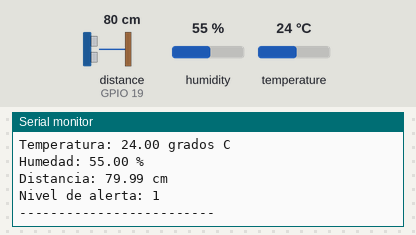
Bench run of a sketch on a simulated ESP32. Shown: the last lines printed to the serial monitor. Wiring (inferred from the names in the program): ultrasonic range finder: trigger GPIO 18; echo GPIO 19. The test bench sets the inputs (shaded band); at power-on: temperature 24 °C, distance to the obstacle (sensor on GPIO 19) 80 cm, humidity 55 %. The echo pulse lasts 58.3 µs per cm; WiFi joins after 1.5 s; servers stay silent unless stated; no MQTT or app messages arrive unless stated.

Above: at 2.7 s.
2.8 s: temperature set to 28 °C
At 7.2 s:
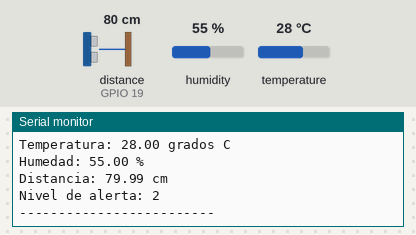
13.1 s: temperature set to 33 °C
At 17.5 s:
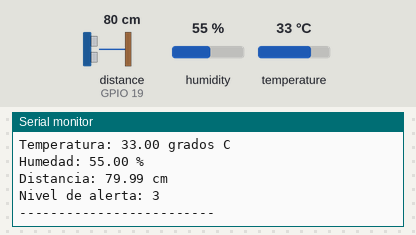
23.2 s: temperature set to 41 °C
At 27.9 s:
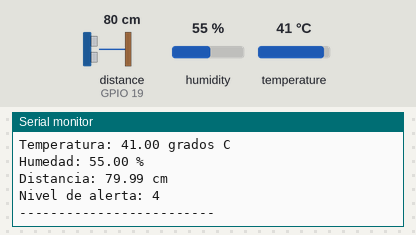
33.3 s: distance to the obstacle (sensor on GPIO 19) set to 2 cm
At 38.1 s:
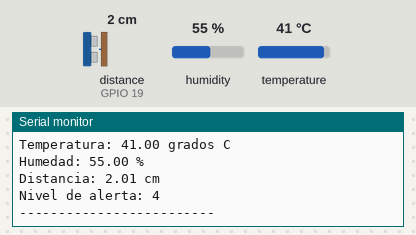
39.3 s: distance to the obstacle (sensor on GPIO 19) set to 4 cm
At 43.1 s:
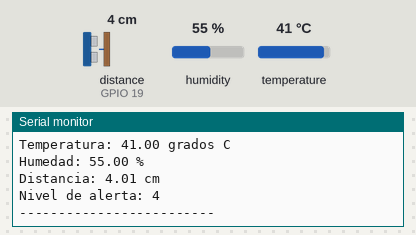
45.3 s: humidity set to 22 %
Timing chart, 0 to 48.3 s (numbered marks = the images above; inputs shaded):
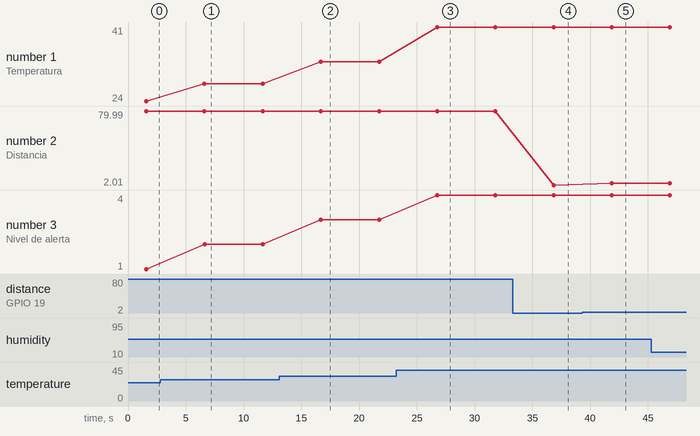

Measured:
- after the input at 2.8 s, the serial monitor: prints a new line after 3.8 s (image 1)
- after the input at 13.1 s, the serial monitor: prints a new line after 3.6 s (image 2)
- after the input at 23.2 s, the serial monitor: prints a new line after 3.6 s (image 3)
- after the input at 33.3 s, the serial monitor: prints a new line after 3.5 s (image 4)
- after the input at 39.3 s, the serial monitor: prints a new line after 2.6 s (image 5)
- plotted number 1: 24 → 28 after the input at 2.8 s, 28 → 33 after the input at 13.1 s, 33 → 41 after the input at 23.2 s
- plotted number 2: 79.99 → 2.01 after the input at 33.3 s, 2.01 → 4.01 after the input at 39.3 s
- plotted number 3: 1 → 2 after the input at 2.8 s, 2 → 3 after the input at 13.1 s, 3 → 4 after the input at 23.2 s

The sketch:

SensorTemperaturaYdistancia.ino
```cpp
/*
  PROYECTO: Sistema de monitoreo con ESP32 y Adafruit IO

  Funciones:
  1. Medir temperatura.
  2. Medir humedad.
  3. Medir distancia.
  4. Generar 4 niveles de alerta segun la temperatura.
  5. Enviar los datos a Adafruit IO.
*/

// ==================================================
// 1. INCLUIR LAS LIBRERIAS
// ==================================================

// Permite conectar el ESP32 a una red WiFi.
#include <WiFi.h>

// Permite enviar datos a Adafruit IO mediante MQTT.
#include <Adafruit_MQTT.h>
#include <Adafruit_MQTT_Client.h>

// Permite utilizar el sensor de temperatura y humedad.
#include <DHT.h>


// ==================================================
// 2. CONFIGURAR WIFI Y ADAFRUIT IO
// ==================================================

// Nombre y contrasena de tu red WiFi.
#define WIFI_SSID "TU_WIFI"
#define WIFI_PASSWORD "TU_PASSWORD"

// Usuario y clave de tu cuenta Adafruit IO.
#define AIO_USERNAME "TU_USUARIO"
#define AIO_KEY "TU_CLAVE"


// ==================================================
// 3. CONFIGURAR LA CONEXION MQTT
// ==================================================

// Crear el cliente que utiliza la conexion WiFi.
WiFiClient cliente;

// Conectarse al servidor de Adafruit IO.
Adafruit_MQTT_Client mqtt(
  &cliente,
  "io.adafruit.com",
  1883,
  AIO_USERNAME,
  AIO_KEY
);


// ==================================================
// 4. CREAR LOS FEEDS DE ADAFRUIT IO
// ==================================================

// Feed para guardar la temperatura.
Adafruit_MQTT_Publish tempFeed =
  Adafruit_MQTT_Publish(
    &mqtt, AIO_USERNAME "/feeds/temperatura"
  );

// Feed para guardar la humedad.
Adafruit_MQTT_Publish humFeed =
  Adafruit_MQTT_Publish(
    &mqtt, AIO_USERNAME "/feeds/humedad"
  );

// Feed para guardar la distancia.
Adafruit_MQTT_Publish distFeed =
  Adafruit_MQTT_Publish(
    &mqtt, AIO_USERNAME "/feeds/distancia"
  );

// Feed para guardar el nivel de alerta.
Adafruit_MQTT_Publish alertaFeed =
  Adafruit_MQTT_Publish(
    &mqtt, AIO_USERNAME "/feeds/nivel-alerta"
  );


// ==================================================
// 5. CONFIGURAR LOS SENSORES
// ==================================================

// El DHT11 mide temperatura y humedad.
// Su pin de datos esta conectado al GPIO 14.
#define DHTPIN 14
#define DHTTYPE DHT11

// Crear el objeto del sensor DHT11.
DHT dht(DHTPIN, DHTTYPE);

// Pines del sensor ultrasonico HC-SR04.
#define TRIG 18
#define ECHO 19


// ==================================================
// 6. CONFIGURACION INICIAL
// ==================================================

void setup() {

  // Iniciar la comunicacion con el monitor serie.
  Serial.begin(115200);

  // TRIG envia el pulso del sensor ultrasonico.
  pinMode(TRIG, OUTPUT);

  // ECHO recibe el pulso reflejado.
  pinMode(ECHO, INPUT);

  // Iniciar el sensor de temperatura y humedad.
  dht.begin();

  // Conectar el ESP32 a la red WiFi.
  WiFi.begin(WIFI_SSID, WIFI_PASSWORD);

  // Esperar hasta que el WiFi este conectado.
  while (WiFi.status() != WL_CONNECTED) {
    delay(500);
    Serial.println("Conectando a WiFi...");
  }

  Serial.println("WiFi conectado correctamente.");
}


// ==================================================
// 7. PROGRAMA PRINCIPAL
// ==================================================

void loop() {

  // ----------------------------------------------
  // A. CONECTAR CON ADAFRUIT IO
  // ----------------------------------------------

  // Si MQTT esta desconectado, intentar conectarse.
  if (!mqtt.connected()) {

    int resultado = mqtt.connect();

    // Si ocurre un error, cerrar la conexion
    // y volver a intentar en la siguiente iteracion.
    if (resultado != 0) {
      Serial.println("Error al conectar con Adafruit IO.");
      mqtt.disconnect();
      delay(5000);
      return;
    }

    Serial.println("Adafruit IO conectado.");
  }

  // ----------------------------------------------
  // B. LEER TEMPERATURA Y HUMEDAD
  // ----------------------------------------------

  // Leer la temperatura en grados Celsius.
  float temperatura = dht.readTemperature();

  // Leer la humedad relativa en porcentaje.
  float humedad = dht.readHumidity();

  // Comprobar que el sensor DHT11 haya respondido.
  if (isnan(temperatura) || isnan(humedad)) {
    Serial.println("Error al leer el sensor DHT11.");
    delay(2000);
    return;
  }

  // ----------------------------------------------
  // C. MEDIR LA DISTANCIA
  // ----------------------------------------------

  // Mantener TRIG apagado antes de medir.
  digitalWrite(TRIG, LOW);
  delayMicroseconds(2);

  // Enviar un pulso de 10 microsegundos.
  digitalWrite(TRIG, HIGH);
  delayMicroseconds(10);
  digitalWrite(TRIG, LOW);

  // Medir el tiempo que tarda en regresar el eco.
  // Si no llega una respuesta en 30 ms, devuelve 0.
  long duracion = pulseIn(ECHO, HIGH, 30000);

  // Convertir el tiempo en distancia en centimetros.
  // Se divide entre dos porque el sonido va y regresa.
  float distancia = duracion * 0.0343 / 2.0;

  // ----------------------------------------------
  // D. DETERMINAR EL NIVEL DE ALERTA
  // ----------------------------------------------

  // Variable que almacena el nivel correspondiente.
  int nivel;

  // Nivel 1: temperatura menor de 25 grados.
  if (temperatura < 25) {
    nivel = 1;
    Serial.println("NIVEL 1: NORMAL");
  }

  // Nivel 2: temperatura desde 25 hasta menos de 30.
  else if (temperatura < 30) {
    nivel = 2;
    Serial.println("NIVEL 2: PRECAUCION");
  }

  // Nivel 3: temperatura desde 30 hasta menos de 35.
  else if (temperatura < 35) {
    nivel = 3;
    Serial.println("NIVEL 3: ALERTA ALTA");
  }

  // Nivel 4: temperatura igual o superior a 35.
  else {
    nivel = 4;
    Serial.println("NIVEL 4: ALERTA CRITICA");
  }

  // ----------------------------------------------
  // E. MOSTRAR LAS MEDICIONES
  // ----------------------------------------------

  Serial.println("-------------------------");

  Serial.print("Temperatura: ");
  Serial.print(temperatura);
  Serial.println(" grados C");

  Serial.print("Humedad: ");
  Serial.print(humedad);
  Serial.println(" %");

  // Mostrar la distancia solamente si se recibio eco.
  if (duracion > 0) {
    Serial.print("Distancia: ");
    Serial.print(distancia);
    Serial.println(" cm");
  } else {
    Serial.println("Distancia: sin lectura valida");
  }

  Serial.print("Nivel de alerta: ");
  Serial.println(nivel);

  Serial.println("-------------------------");

  // ----------------------------------------------
  // F. ENVIAR LOS DATOS A ADAFRUIT IO
  // ----------------------------------------------

  // Enviar la temperatura al feed correspondiente.
  tempFeed.publish(temperatura);

  // Enviar la humedad al feed correspondiente.
  humFeed.publish(humedad);

  // Enviar la distancia si la lectura fue valida.
  if (duracion > 0) {
    distFeed.publish(distancia);
  }

  // Enviar el nivel de alerta como numero: 1, 2, 3 o 4.
  alertaFeed.publish((int32_t)nivel);

  // ----------------------------------------------
  // G. ESPERAR ANTES DE REPETIR
  // ----------------------------------------------

  // Esperar 5 segundos antes de volver a leer sensores.
  delay(5000);
}
```
